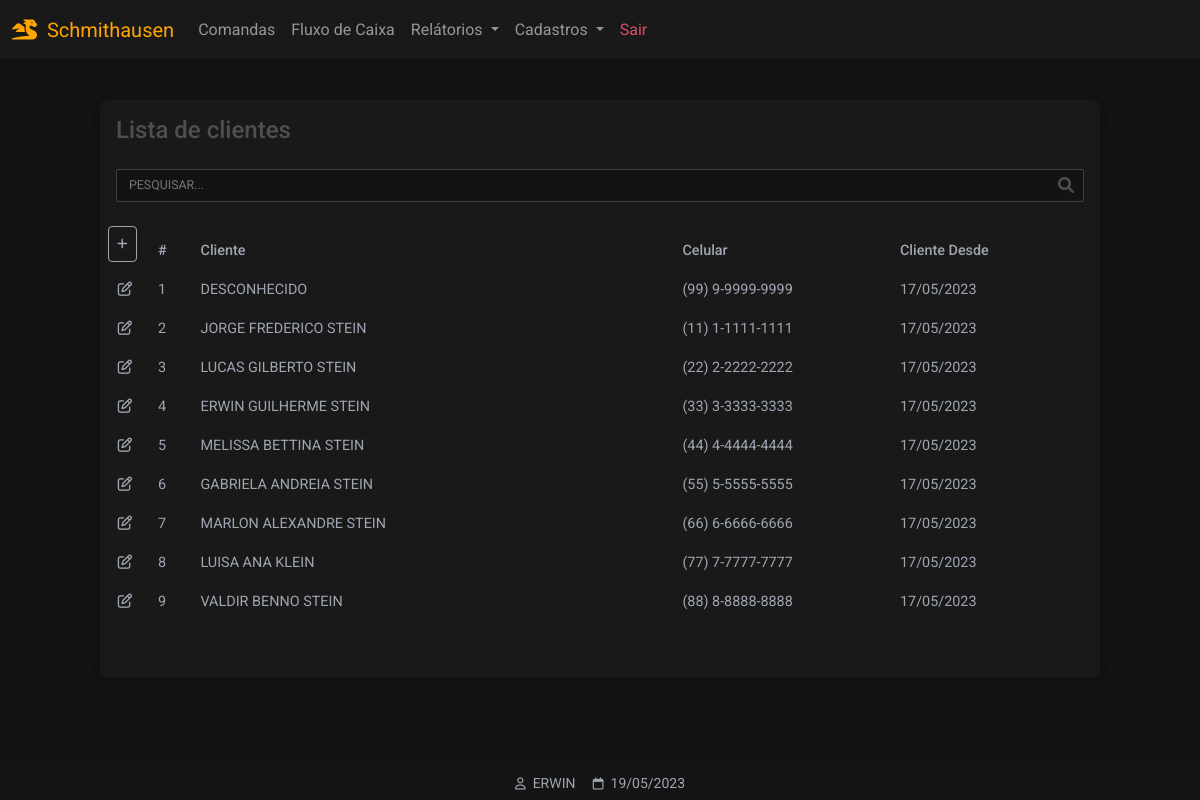
Page /clientes (signed in) on the committed database.
### website/models.py (models this page shows)
class Cliente(db.Model):
    id = db.Column(db.Integer, primary_key=True)
    fone = db.Column(db.String(150))
    data_criacao = db.Column(db.DateTime(timezone=True), default=func.now())
    nome = db.Column(db.String(150))

class User(db.Model, UserMixin):
    id = db.Column(db.Integer, primary_key=True)
    email = db.Column(db.String(150), unique=True)
    password = db.Column(db.String(150))
    first_name = db.Column(db.String(150))
    produtos = db.relationship('Produto',backref='produto')

### website/views.py (the view)
@views.route('/clientes', methods=['GET','POST'])
@login_required
def clientes():
    clientes = []
    rows = Cliente.query.all()
    for r in rows:
        clientes.append(r)
    return render_template("clientes_listar.html", user=current_user, data=data, clientes=clientes)

### website/__init__.py (called while the page is built)
def create_app():
    app = Flask(__name__)
    app.config['SECRET_KEY'] = 'hjshjhdjah kjshkjdhjs'
    app.config['SQLALCHEMY_DATABASE_URI'] = f'sqlite:///{DB_NAME}'
    db.init_app(app)
    from .views import views
    from .auth import auth
    app.register_blueprint(views, url_prefix='/')
    app.register_blueprint(auth, url_prefix='/')
    from .models import User, Cliente, Produto
    with app.app_context():
        db.create_all()
    login_manager = LoginManager()
    login_manager.login_view = 'auth.login'
    login_manager.login_message = u"FAVOR EFETUAR LOGIN!"
    login_manager.init_app(app)
    @login_manager.user_loader
    def load_user(id):
        return User.query.get(int(id))
    return app

### website/templates/clientes_listar.html (shortened to what this page needs)
{% extends "base.html" %}
{% block content %}
<div class="container-fluid"
style="min-height:100vh;padding-top:100px">
<div class="table-responsive w-100 card bg-dark larg-max m-auto"
style="padding-bottom: 40px">
<table  class="table table-borderless table-sm bg-dark text-secondary">
<thead>
<tr>
<p class="h4 p-3">Lista de clientes</p>
</tr>
<tr>
<tr>
    <div class="p-3 pt-0">
            <div class="form-outline"
            style="margin-bottom: 0!important;padding-bottom: 0!important;">
            <input type="text"
            style="text-transform:uppercase"
            id="inputPesquisarCliente"
            class="myInputs form-control-sm"
            placeholder="Pesquisar..."
            onkeyup='pesquisarTabelaClientes()'
            />
            </div>
    </div>
</tr>
<thead>
<tr>
<th class="text-nowrap" scope="col">
<a href="/clientes_cadastrar" class="p-2 btn btn-sm btn-outline-light">
<i class="fa-solid fa-plus"></i>
</a>
</th>
<th class="text-nowrap" scope="col">#</th>
<th class="text-nowrap" scope="col" style="min-width: 280px;">Cliente</th>
<th class="text-nowrap" scope="col">Celular</th>
<th class="text-nowrap" scope="col">Cliente Desde</th>
<th class="text-nowrap" scope="col"></th>
</tr>
</thead>
<tbody id="tb-clientes">
{% for i in clientes %}
<tr>
<td class="text-center" style="width: 50px">
<a
role="button"
class="text-secondary"
href="/clientes_atualizar/{{ i.id }}">
<i class="fa-regular fa-pen-to-square"></i>
</a>
</td>
<td class="text-nowrap" scope="row"> {{ i.id }} </td>
<td class="text-nowrap" scope="row"> {{ i.nome }} </td>
<td class="text-nowrap" scope="row"> {{ i.fone }} </td>
<td class="text-nowrap" scope="row"> {{ i.data_criacao.strftime('%d/%m/%Y') }} </td>
<td>
</td>
</tr>
{% endfor %}
</tbody>
</table>
</div>
</div>
{% endblock %}
{% block titlefooter %}
<span style="color:#9FA6B2">
&nbsp;{{ user.first_name.split()[0] | upper }}
<span style="color:#9FA6B2">
&nbsp;{{ data.strftime('%d/%m/%Y') }}
</span>
{% endblock %}

### website/templates/base.html (shortened to what this page needs)
<!DOCTYPE html>
<html lang="pt-br">
<head>
<link rel="stylesheet" href="https://cdnjs.cloudflare.com/ajax/libs/font-awesome/6.0.0/css/all.min.css"/>
<link rel="stylesheet" type="text/css"       href="{{ url_for('static', filename='css/mdb.min.css')      }}">
<link rel="stylesheet" type="text/css"       href="{{ url_for('static', filename='css/base.css')         }}">
</head>
<body class="dark-ligth">
<nav id="navbar" class="autohide navbar navbar-expand-lg bg-dark fixed-top navbar-dark ">
  <div class="container-fluid">
    <a class="navbar-brand" style="color: orange;pointer-events: none;"><i class="fa-solid fa-dragon"></i>&nbsp;&nbsp;Schmithausen</a>
    {% if user.is_authenticated %}
    <div class="collapse navbar-collapse" id="navbarSupportedContent">
      <ul class="navbar-nav me-auto mb-2 mb-lg-0 my-navbar">
        <li class="nav-item">
          <a class="nav-link" href="/comandas">Comandas</a>
        </li>
        <li class="nav-item">
          <a class="nav-link" href="#">Fluxo de Caixa</a>
        </li>
        <li class="nav-item dropdown">
          <a class="nav-link dropdown-toggle" href="#" id="navbarDropdown" role="button" data-mdb-toggle="dropdown" aria-expanded="false">
            Relátorios
          </a>
        </li>
        <li class="nav-item dropdown">
          <a class="nav-link dropdown-toggle" href="#" id="navbarDropdown" role="button" data-mdb-toggle="dropdown" aria-expanded="false">
            Cadastros
          </a>
            <li class="nav-item">
            <a class="nav-link text-danger" href="/logout">Sair</a>
            </li>
        {% endif %}
        </li>
      </ul>
    </div>
  </div>
</nav>
  {% block content %}
  {% endblock %}
<footer class="bg-dark text-center text-white fixed-bottom">
  <div class="text-center p-1" style="background-color: rgba(0, 0, 0, 0.2)">
   <small style="color:orange;">
   {% block titlefooter %}{% endblock %}
   </small>
  </div>
</footer>
</body>
</html>

### website/static/css/base.css (style rules this page uses)
:root { --color-orange: orange; --color-primary: #3B71CA; --color-secondary: #9FA6B2; --color-success: #14A44D; --color-danger: #DC4C64; --color-warning: #E4A11B; --color-info: #54B4D3; --color-ligth:#FBFBFB; --color-dark-ligth: #131313; --color-dark:#191919; }
.bg-dark { background-color: var(--color-dark)!important; }
.btn-outline-light { border: 1px solid var(--color-secondary); color: var(--color-secondary); }
.myInputs { width: 100%; border: 1px solid #9FA6B250; background-color: var(--color-dark-ligth); color: var(--color-ligth); padding: 0.35rem; padding-left: 0.75rem; border-radius: 3px; }
.larg-max { max-width: 1000px!important; }
.dark-ligth { background-color: var(--color-dark-ligth); }
.form-outline { margin-bottom: 35px!important; }

### rows in the picture
Cliente: id "1", nome "DESCONHECIDO", fone "(99) 9-9999-9999", data_criacao "17/05/2023"
Cliente: id "2", nome "JORGE FREDERICO STEIN", fone "(11) 1-1111-1111", data_criacao "17/05/2023"
Cliente: id "3", nome "LUCAS GILBERTO STEIN", fone "(22) 2-2222-2222", data_criacao "17/05/2023"
Cliente: id "4", nome "ERWIN GUILHERME STEIN", fone "(33) 3-3333-3333", data_criacao "17/05/2023"
Cliente: id "5", nome "MELISSA BETTINA STEIN", fone "(44) 4-4444-4444", data_criacao "17/05/2023"
Cliente: id "6", nome "GABRIELA ANDREIA STEIN", fone "(55) 5-5555-5555", data_criacao "17/05/2023"
Cliente: id "7", nome "MARLON ALEXANDRE STEIN", fone "(66) 6-6666-6666", data_criacao "17/05/2023"
Cliente: id "8", nome "LUISA ANA KLEIN", fone "(77) 7-7777-7777", data_criacao "17/05/2023"
Cliente: id "9", nome "VALDIR BENNO STEIN", fone "(88) 8-8888-8888", data_criacao "17/05/2023"
User: first_name "ERWIN"

### other values in the picture
{{ data.strftime('%d/%m/%Y') }} "19/05/2023"
